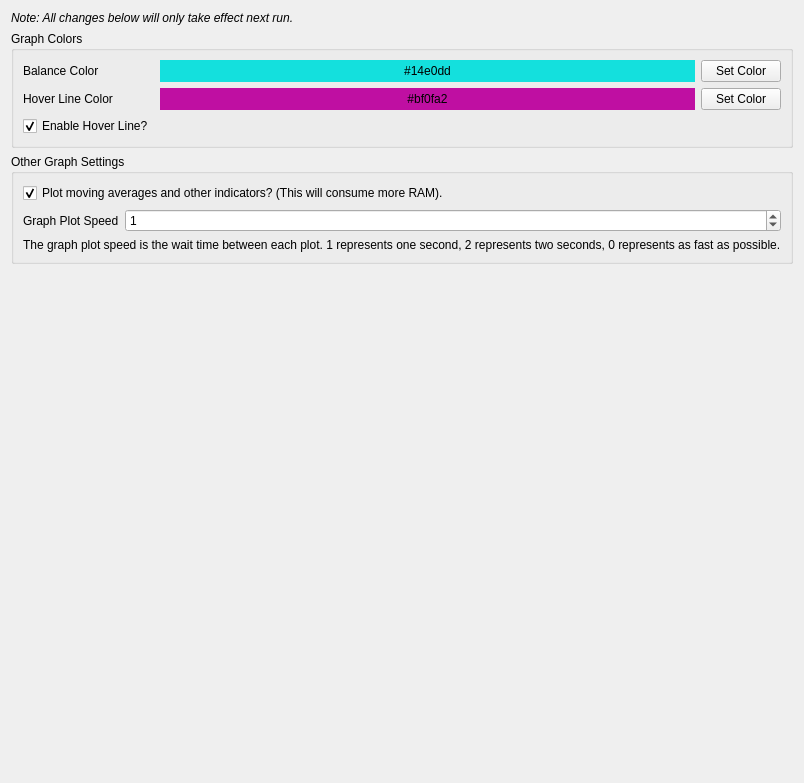
             <widget class="QWidget" name="tab_12">
              <attribute name="title">
               <string>Graphs</string>
              </attribute>
              <layout class="QGridLayout" name="gridLayout_23">
               <item row="2" column="0">
                <widget class="QGroupBox" name="otherGraphSettingsGroupBox">
                 <property name="title">
                  <string>Other Graph Settings</string>
                 </property>
                 <layout class="QGridLayout" name="gridLayout_36">
                  <item row="1" column="0">
                   <widget class="QLabel" name="graphPlotSpeedLabel">
                    <property name="sizePolicy">
                     <sizepolicy hsizetype="Fixed" vsizetype="Preferred">
                      <horstretch>0</horstretch>
                      <verstretch>0</verstretch>
                     </sizepolicy>
                    </property>
                    <property name="text">
                     <string>Graph Plot Speed</string>
                    </property>
                   </widget>
                  </item>
                  <item row="1" column="1">
                   <widget class="QSpinBox" name="graphPlotSpeedSpinBox">
                    <property name="maximum">
                     <number>100</number>
                    </property>
                    <property name="value">
                     <number>1</number>
                    </property>
                   </widget>
                  </item>
                  <item row="0" column="0" colspan="2">
                   <widget class="QCheckBox" name="graphIndicatorsCheckBox">
                    <property name="sizePolicy">
                     <sizepolicy hsizetype="Preferred" vsizetype="Fixed">
                      <horstretch>0</horstretch>
                      <verstretch>0</verstretch>
                     </sizepolicy>
                    </property>
                    <property name="toolTip">
                     <string>Tick this if you want to view more data on the graphs tab.</string>
                    </property>
                    <property name="text">
                     <string>Plot moving averages and other indicators? (This will consume more RAM).</string>
                    </property>
                    <property name="checked">
                     <bool>true</bool>
                    </property>
                   </widget>
                  </item>
                  <item row="2" column="0" colspan="2">
                   <widget class="QLabel" name="graphPlotSpeedDescription">
                    <property name="text">
                     <string>The graph plot speed is the wait time between each plot. 1 represents one second, 2 represents two seconds, 0 represents as fast as possible.</string>
                    </property>
                   </widget>
                  </item>
                 </layout>
                </widget>
               </item>
               <item row="0" column="0">
                <widget class="QLabel" name="takeEffectNextRunLabel">
                 <property name="font">
                  <font>
                   <weight>50</weight>
                   <italic>true</italic>
                   <bold>false</bold>
                   <underline>false</underline>
                   <strikeout>false</strikeout>
                  </font>
                 </property>
                 <property name="text">
                  <string>Note: All changes below will only take effect next run.</string>
                 </property>
                </widget>
               </item>
               <item row="3" column="0">
                <spacer name="verticalSpacer_3">
                 <property name="orientation">
                  <enum>Qt::Vertical</enum>
                 </property>
                 <property name="sizeHint" stdset="0">
                  <size>
                   <width>637</width>
                   <height>508</height>
                  </size>
                 </property>
                </spacer>
               </item>
               <item row="1" column="0">
                <widget class="QGroupBox" name="groupBox">
                 <property name="title">
                  <string>Graph Colors</string>
                 </property>
                 <layout class="QGridLayout" name="gridLayout_11">
                  <item row="1" column="0">
                   <widget class="QLabel" name="hoverLineColorLabel">
                    <property name="text">
                     <string>Hover Line Color</string>
                    </property>
                   </widget>
                  </item>
                  <item row="0" column="0">
                   <widget class="QLabel" name="balanceColorLabel">
                    <property name="sizePolicy">
                     <sizepolicy hsizetype="Fixed" vsizetype="Preferred">
                      <horstretch>0</horstretch>
                      <verstretch>0</verstretch>
                     </sizepolicy>
                    </property>
                    <property name="text">
                     <string>Balance Color</string>
                    </property>
                   </widget>
                  </item>
                  <item row="2" column="0">
                   <widget class="QCheckBox" name="enableHoverLine">
                    <property name="text">
                     <string>Enable Hover Line?</string>
                    </property>
                    <property name="checked">
                     <bool>true</bool>
                    </property>
                   </widget>
                  </item>
                  <item row="0" column="1">
                   <widget class="QLabel" name="balanceColor">
                    <property name="styleSheet">
                     <string notr="true">background: #14e0dd;</string>
                    </property>
                    <property name="text">
                     <string>#14e0dd</string>
                    </property>
                    <property name="alignment">
                     <set>Qt::AlignCenter</set>
                    </property>
                   </widget>
                  </item>
                  <item row="0" column="2">
                   <widget class="QPushButton" name="setBalanceColorButton">
                    <property name="sizePolicy">
                     <sizepolicy hsizetype="Fixed" vsizetype="Fixed">
                      <horstretch>0</horstretch>
                      <verstretch>0</verstretch>
                     </sizepolicy>
                    </property>
                    <property name="styleSheet">
                     <string notr="true"/>
                    </property>
                    <property name="text">
                     <string>Set Color</string>
                    </property>
                    <property name="autoDefault">
                     <bool>false</bool>
                    </property>
                   </widget>
                  </item>
                  <item row="1" column="1">
                   <widget class="QLabel" name="hoverLineColor">
                    <property name="styleSheet">
                     <string notr="true">background: #bf0fa2</string>
                    </property>
                    <property name="text">
                     <string>#bf0fa2</string>
                    </property>
                    <property name="alignment">
                     <set>Qt::AlignCenter</set>
                    </property>
                   </widget>
                  </item>
                  <item row="1" column="2">
                   <widget class="QPushButton" name="setHoverLineColorButton">
                    <property name="text">
                     <string>Set Color</string>
                    </property>
                    <property name="autoDefault">
                     <bool>false</bool>
                    </property>
                   </widget>
                  </item>
                 </layout>
                </widget>
               </item>
              </layout>
             </widget>
